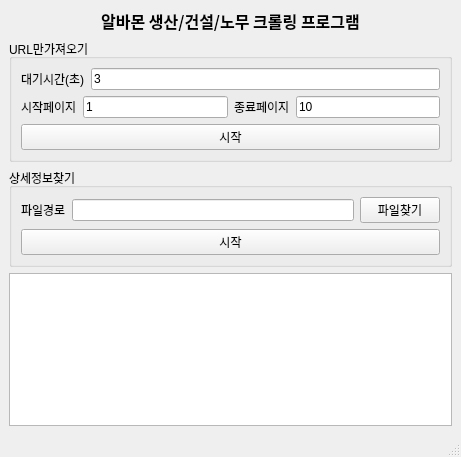
<?xml version="1.0" encoding="UTF-8"?>
<ui version="4.0">
 <class>MainWindow</class>
 <widget class="QMainWindow" name="MainWindow">
  <property name="geometry">
   <rect>
    <x>0</x>
    <y>0</y>
    <width>461</width>
    <height>457</height>
   </rect>
  </property>
  <property name="windowTitle">
   <string>MainWindow</string>
  </property>
  <widget class="QWidget" name="centralwidget">
   <layout class="QVBoxLayout" name="verticalLayout_3">
    <item>
     <widget class="QLabel" name="label">
      <property name="font">
       <font>
        <family>Agency FB</family>
        <pointsize>12</pointsize>
        <weight>75</weight>
        <bold>true</bold>
       </font>
      </property>
      <property name="text">
       <string>알바몬 생산/건설/노무 크롤링 프로그램</string>
      </property>
      <property name="alignment">
       <set>Qt::AlignCenter</set>
      </property>
     </widget>
    </item>
    <item>
     <widget class="QGroupBox" name="groupBox_2">
      <property name="title">
       <string>URL만가져오기</string>
      </property>
      <layout class="QVBoxLayout" name="verticalLayout_2">
       <item>
        <layout class="QHBoxLayout" name="horizontalLayout_2">
         <item>
          <widget class="QLabel" name="label_3">
           <property name="text">
            <string>대기시간(초)</string>
           </property>
          </widget>
         </item>
         <item>
          <widget class="QLineEdit" name="lineEdit_2">
           <property name="text">
            <string>3</string>
           </property>
           <property name="placeholderText">
            <string/>
           </property>
          </widget>
         </item>
        </layout>
       </item>
       <item>
        <layout class="QHBoxLayout" name="horizontalLayout_3">
         <item>
          <widget class="QLabel" name="label_5">
           <property name="text">
            <string>시작페이지</string>
           </property>
          </widget>
         </item>
         <item>
          <widget class="QLineEdit" name="lineEdit_4">
           <property name="text">
            <string>1</string>
           </property>
          </widget>
         </item>
         <item>
          <widget class="QLabel" name="label_4">
           <property name="text">
            <string>종료페이지</string>
           </property>
          </widget>
         </item>
         <item>
          <widget class="QLineEdit" name="lineEdit_3">
           <property name="text">
            <string>10</string>
           </property>
           <property name="placeholderText">
            <string>없으면끝까지</string>
           </property>
          </widget>
         </item>
        </layout>
       </item>
       <item>
        <layout class="QHBoxLayout" name="horizontalLayout_4">
         <item>
          <widget class="QPushButton" name="pushButton">
           <property name="text">
            <string>시작</string>
           </property>
          </widget>
         </item>
        </layout>
       </item>
      </layout>
     </widget>
    </item>
    <item>
     <widget class="QGroupBox" name="groupBox">
      <property name="title">
       <string>상세정보찾기</string>
      </property>
      <layout class="QVBoxLayout" name="verticalLayout">
       <item>
        <layout class="QHBoxLayout" name="horizontalLayout_5">
         <item>
          <widget class="QLabel" name="label_6">
           <property name="text">
            <string>파일경로</string>
           </property>
          </widget>
         </item>
         <item>
          <widget class="QLineEdit" name="lineEdit_5"/>
         </item>
         <item>
          <widget class="QPushButton" name="pushButton_3">
           <property name="text">
            <string>파일찾기</string>
           </property>
          </widget>
         </item>
        </layout>
       </item>
       <item>
        <widget class="QPushButton" name="pushButton_2">
         <property name="text">
          <string>시작</string>
         </property>
        </widget>
       </item>
      </layout>
     </widget>
    </item>
    <item>
     <widget class="QTextEdit" name="textEdit"/>
    </item>
   </layout>
   <zorder>groupBox</zorder>
   <zorder>label</zorder>
   <zorder>textEdit</zorder>
   <zorder>groupBox_2</zorder>
  </widget>
  <widget class="QStatusBar" name="statusbar"/>
 </widget>
 <resources/>
 <connections>
  <connection>
   <sender>pushButton</sender>
   <signal>clicked()</signal>
   <receiver>MainWindow</receiver>
   <slot>start()</slot>
   <hints>
    <hint type="sourcelabel">
     <x>206</x>
     <y>164</y>
    </hint>
    <hint type="destinationlabel">
     <x>252</x>
     <y>157</y>
    </hint>
   </hints>
  </connection>
  <connection>
   <sender>pushButton_2</sender>
   <signal>clicked()</signal>
   <receiver>MainWindow</receiver>
   <slot>start_again()</slot>
   <hints>
    <hint type="sourcelabel">
     <x>409</x>
     <y>247</y>
    </hint>
    <hint type="destinationlabel">
     <x>436</x>
     <y>429</y>
    </hint>
   </hints>
  </connection>
  <connection>
   <sender>pushButton_3</sender>
   <signal>clicked()</signal>
   <receiver>MainWindow</receiver>
   <slot>search()</slot>
   <hints>
    <hint type="sourcelabel">
     <x>380</x>
     <y>214</y>
    </hint>
    <hint type="destinationlabel">
     <x>320</x>
     <y>433</y>
    </hint>
   </hints>
  </connection>
 </connections>
 <slots>
  <slot>start()</slot>
  <slot>quit()</slot>
  <slot>login()</slot>
  <slot>start_again()</slot>
  <slot>search()</slot>
 </slots>
</ui>
